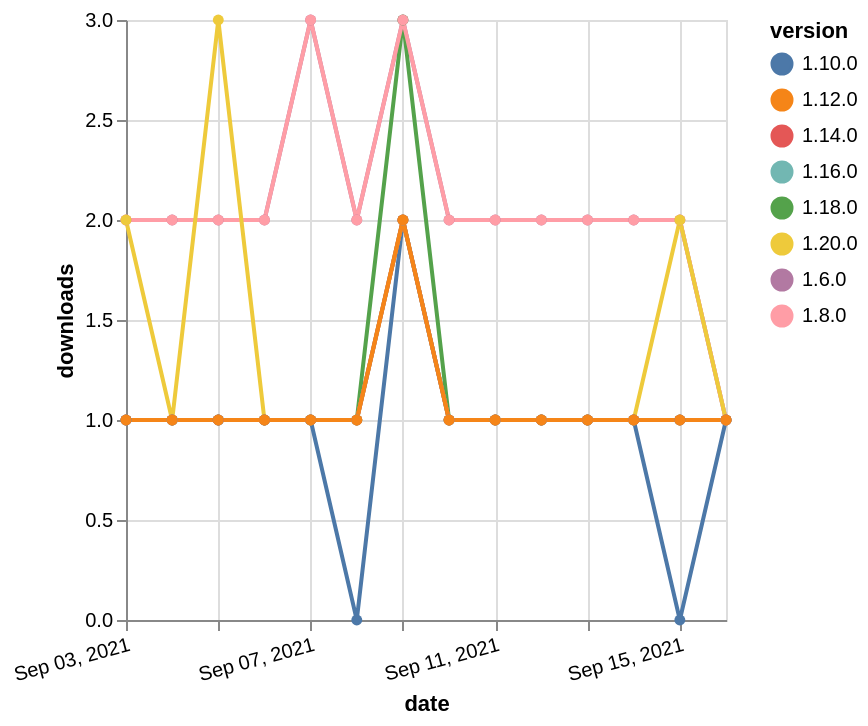

This figure's Vega-Lite source:
### Vega-Lite specification from a JSON file in a GitHub repository (floating-point values rounded to 4 significant figures)
{"$schema": "https://vega.github.io/schema/vega-lite/v5.json", "description": "A simple bar chart with embedded data.", "data": {"values": [{"date": "2021-09-03", "total": 2371, "delta": 2, "version": "1.6.0"}, {"date": "2021-09-04", "total": 2373, "delta": 2, "version": "1.6.0"}, {"date": "2021-09-05", "total": 2375, "delta": 2, "version": "1.6.0"}, {"date": "2021-09-06", "total": 2377, "delta": 2, "version": "1.6.0"}, {"date": "2021-09-07", "total": 2380, "delta": 3, "version": "1.6.0"}, {"date": "2021-09-08", "total": 2382, "delta": 2, "version": "1.6.0"}, {"date": "2021-09-09", "total": 2385, "delta": 3, "version": "1.6.0"}, {"date": "2021-09-10", "total": 2387, "delta": 2, "version": "1.6.0"}, {"date": "2021-09-11", "total": 2389, "delta": 2, "version": "1.6.0"}, {"date": "2021-09-12", "total": 2391, "delta": 2, "version": "1.6.0"}, {"date": "2021-09-13", "total": 2393, "delta": 2, "version": "1.6.0"}, {"date": "2021-09-14", "total": 2395, "delta": 2, "version": "1.6.0"}, {"date": "2021-09-15", "total": 2397, "delta": 2, "version": "1.6.0"}, {"date": "2021-09-16", "total": 2398, "delta": 1, "version": "1.6.0"}, {"date": "2021-09-03", "total": 202, "delta": 1, "version": "1.18.0"}, {"date": "2021-09-04", "total": 203, "delta": 1, "version": "1.18.0"}, {"date": "2021-09-05", "total": 204, "delta": 1, "version": "1.18.0"}, {"date": "2021-09-06", "total": 205, "delta": 1, "version": "1.18.0"}, {"date": "2021-09-07", "total": 206, "delta": 1, "version": "1.18.0"}, {"date": "2021-09-08", "total": 207, "delta": 1, "version": "1.18.0"}, {"date": "2021-09-09", "total": 210, "delta": 3, "version": "1.18.0"}, {"date": "2021-09-10", "total": 211, "delta": 1, "version": "1.18.0"}, {"date": "2021-09-11", "total": 212, "delta": 1, "version": "1.18.0"}, {"date": "2021-09-12", "total": 213, "delta": 1, "version": "1.18.0"}, {"date": "2021-09-13", "total": 214, "delta": 1, "version": "1.18.0"}, {"date": "2021-09-14", "total": 215, "delta": 1, "version": "1.18.0"}, {"date": "2021-09-15", "total": 216, "delta": 1, "version": "1.18.0"}, {"date": "2021-09-16", "total": 217, "delta": 1, "version": "1.18.0"}, {"date": "2021-09-03", "total": 2278, "delta": 2, "version": "1.8.0"}, {"date": "2021-09-04", "total": 2280, "delta": 2, "version": "1.8.0"}, {"date": "2021-09-05", "total": 2282, "delta": 2, "version": "1.8.0"}, {"date": "2021-09-06", "total": 2284, "delta": 2, "version": "1.8.0"}, {"date": "2021-09-07", "total": 2287, "delta": 3, "version": "1.8.0"}, {"date": "2021-09-08", "total": 2289, "delta": 2, "version": "1.8.0"}, {"date": "2021-09-09", "total": 2292, "delta": 3, "version": "1.8.0"}, {"date": "2021-09-10", "total": 2294, "delta": 2, "version": "1.8.0"}, {"date": "2021-09-11", "total": 2296, "delta": 2, "version": "1.8.0"}, {"date": "2021-09-12", "total": 2298, "delta": 2, "version": "1.8.0"}, {"date": "2021-09-13", "total": 2300, "delta": 2, "version": "1.8.0"}, {"date": "2021-09-14", "total": 2302, "delta": 2, "version": "1.8.0"}, {"date": "2021-09-15", "total": 2304, "delta": 2, "version": "1.8.0"}, {"date": "2021-09-16", "total": 2305, "delta": 1, "version": "1.8.0"}, {"date": "2021-09-03", "total": 260, "delta": 1, "version": "1.10.0"}, {"date": "2021-09-04", "total": 261, "delta": 1, "version": "1.10.0"}, {"date": "2021-09-05", "total": 262, "delta": 1, "version": "1.10.0"}, {"date": "2021-09-06", "total": 263, "delta": 1, "version": "1.10.0"}, {"date": "2021-09-07", "total": 264, "delta": 1, "version": "1.10.0"}, {"date": "2021-09-08", "total": 264, "delta": 0, "version": "1.10.0"}, {"date": "2021-09-09", "total": 266, "delta": 2, "version": "1.10.0"}, {"date": "2021-09-10", "total": 267, "delta": 1, "version": "1.10.0"}, {"date": "2021-09-11", "total": 268, "delta": 1, "version": "1.10.0"}, {"date": "2021-09-12", "total": 269, "delta": 1, "version": "1.10.0"}, {"date": "2021-09-13", "total": 270, "delta": 1, "version": "1.10.0"}, {"date": "2021-09-14", "total": 271, "delta": 1, "version": "1.10.0"}, {"date": "2021-09-15", "total": 271, "delta": 0, "version": "1.10.0"}, {"date": "2021-09-16", "total": 272, "delta": 1, "version": "1.10.0"}, {"date": "2021-09-03", "total": 131, "delta": 2, "version": "1.20.0"}, {"date": "2021-09-04", "total": 132, "delta": 1, "version": "1.20.0"}, {"date": "2021-09-05", "total": 135, "delta": 3, "version": "1.20.0"}, {"date": "2021-09-06", "total": 136, "delta": 1, "version": "1.20.0"}, {"date": "2021-09-07", "total": 137, "delta": 1, "version": "1.20.0"}, {"date": "2021-09-08", "total": 138, "delta": 1, "version": "1.20.0"}, {"date": "2021-09-09", "total": 140, "delta": 2, "version": "1.20.0"}, {"date": "2021-09-10", "total": 141, "delta": 1, "version": "1.20.0"}, {"date": "2021-09-11", "total": 142, "delta": 1, "version": "1.20.0"}, {"date": "2021-09-12", "total": 143, "delta": 1, "version": "1.20.0"}, {"date": "2021-09-13", "total": 144, "delta": 1, "version": "1.20.0"}, {"date": "2021-09-14", "total": 145, "delta": 1, "version": "1.20.0"}, {"date": "2021-09-15", "total": 147, "delta": 2, "version": "1.20.0"}, {"date": "2021-09-16", "total": 148, "delta": 1, "version": "1.20.0"}, {"date": "2021-09-03", "total": 170, "delta": 1, "version": "1.16.0"}, {"date": "2021-09-04", "total": 171, "delta": 1, "version": "1.16.0"}, {"date": "2021-09-05", "total": 172, "delta": 1, "version": "1.16.0"}, {"date": "2021-09-06", "total": 173, "delta": 1, "version": "1.16.0"}, {"date": "2021-09-07", "total": 174, "delta": 1, "version": "1.16.0"}, {"date": "2021-09-08", "total": 175, "delta": 1, "version": "1.16.0"}, {"date": "2021-09-09", "total": 177, "delta": 2, "version": "1.16.0"}, {"date": "2021-09-10", "total": 178, "delta": 1, "version": "1.16.0"}, {"date": "2021-09-11", "total": 179, "delta": 1, "version": "1.16.0"}, {"date": "2021-09-12", "total": 180, "delta": 1, "version": "1.16.0"}, {"date": "2021-09-13", "total": 181, "delta": 1, "version": "1.16.0"}, {"date": "2021-09-14", "total": 182, "delta": 1, "version": "1.16.0"}, {"date": "2021-09-15", "total": 183, "delta": 1, "version": "1.16.0"}, {"date": "2021-09-16", "total": 184, "delta": 1, "version": "1.16.0"}, {"date": "2021-09-03", "total": 194, "delta": 1, "version": "1.14.0"}, {"date": "2021-09-04", "total": 195, "delta": 1, "version": "1.14.0"}, {"date": "2021-09-05", "total": 196, "delta": 1, "version": "1.14.0"}, {"date": "2021-09-06", "total": 197, "delta": 1, "version": "1.14.0"}, {"date": "2021-09-07", "total": 198, "delta": 1, "version": "1.14.0"}, {"date": "2021-09-08", "total": 199, "delta": 1, "version": "1.14.0"}, {"date": "2021-09-09", "total": 201, "delta": 2, "version": "1.14.0"}, {"date": "2021-09-10", "total": 202, "delta": 1, "version": "1.14.0"}, {"date": "2021-09-11", "total": 203, "delta": 1, "version": "1.14.0"}, {"date": "2021-09-12", "total": 204, "delta": 1, "version": "1.14.0"}, {"date": "2021-09-13", "total": 205, "delta": 1, "version": "1.14.0"}, {"date": "2021-09-14", "total": 206, "delta": 1, "version": "1.14.0"}, {"date": "2021-09-15", "total": 207, "delta": 1, "version": "1.14.0"}, {"date": "2021-09-16", "total": 208, "delta": 1, "version": "1.14.0"}, {"date": "2021-09-03", "total": 208, "delta": 1, "version": "1.12.0"}, {"date": "2021-09-04", "total": 209, "delta": 1, "version": "1.12.0"}, {"date": "2021-09-05", "total": 210, "delta": 1, "version": "1.12.0"}, {"date": "2021-09-06", "total": 211, "delta": 1, "version": "1.12.0"}, {"date": "2021-09-07", "total": 212, "delta": 1, "version": "1.12.0"}, {"date": "2021-09-08", "total": 213, "delta": 1, "version": "1.12.0"}, {"date": "2021-09-09", "total": 215, "delta": 2, "version": "1.12.0"}, {"date": "2021-09-10", "total": 216, "delta": 1, "version": "1.12.0"}, {"date": "2021-09-11", "total": 217, "delta": 1, "version": "1.12.0"}, {"date": "2021-09-12", "total": 218, "delta": 1, "version": "1.12.0"}, {"date": "2021-09-13", "total": 219, "delta": 1, "version": "1.12.0"}, {"date": "2021-09-14", "total": 220, "delta": 1, "version": "1.12.0"}, {"date": "2021-09-15", "total": 221, "delta": 1, "version": "1.12.0"}, {"date": "2021-09-16", "total": 222, "delta": 1, "version": "1.12.0"}]}, "width": "container", "mark": {"type": "line", "point": {"filled": true}}, "encoding": {"x": {"field": "date", "type": "temporal", "timeUnit": "yearmonthdate", "title": "date", "axis": {"labelAngle": -15}}, "y": {"field": "delta", "type": "quantitative", "title": "downloads"}, "color": {"field": "version", "type": "nominal"}, "tooltip": {"field": "delta"}}}
